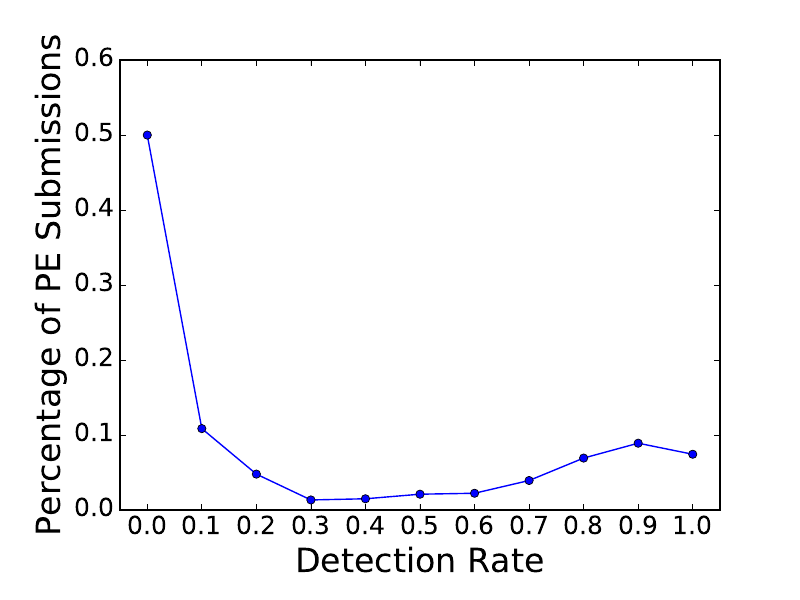

Generate this figure with Python:
import ast
import compCI
import numpy as np 
import matplotlib.pyplot as plt
from matplotlib.ticker import MultipleLocator, FormatStrFormatter

if __name__ == '__main__':
	sDataFile = '../data/detection.stat'
	fData = open(sDataFile, 'r')

	XList = []
	YList = []
	errList = []

	while True:
		line = fData.readline()
		if not line:
			break

		tmpList = line.split()

		
		XList.append(float(tmpList[0]))
		YList.append(int(tmpList[1]))


	fData.close()

	total = sum(YList)
	YList = [num * 1.0/total for num in YList]

	fig, ax = plt.subplots()
	ax.plot(XList, YList, 'b-x', mew=2, markersize = 8, linewidth=2.0)


	majorLocator = MultipleLocator(0.1)
	ax.xaxis.set_major_locator(majorLocator)

	for tick in ax.xaxis.get_major_ticks():
		tick.label.set_fontsize(18)

	plt.xlabel('Detection Rate', fontsize=24)

	for tick in ax.yaxis.get_major_ticks():
		tick.label.set_fontsize(18)  

	plt.ylabel('Percentage of PE Submissions', fontsize=24)
	plt.gcf().subplots_adjust(bottom=0.15)
	plt.gcf().subplots_adjust(left=0.15)

	xmin = XList[0]  - 0.05
	xmax = XList[-1] + 0.05

	ax.set_xlim(xmin, xmax)

	ymin = 0.0
	ymax = 0.6
	ax.set_ylim(ymin, ymax)

	#fig.canvas.draw()

	#labels = [item.get_text() for item in ax.get_xticklabels()]
	#labels[1] = '-1'
	#labels[2] = '0'

	#ax.set_xticklabels(labels)

	#plt.show()
	fig.savefig('DetectionRate.pdf')
	fig.savefig('DetectionRate.png')
	#plt.close(fig)
	#fig.savefig('IDReputation.png')
	plt.close(fig)